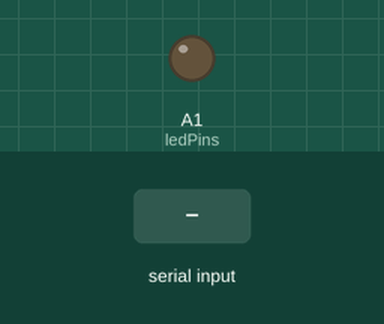
This sketch was run on a simulated Arduino Uno, built with avr-gcc and run on an emulated ATmega328P. Parts: output pins drawn as LEDs (lit = HIGH). The test bench sets the inputs (shaded band).

Above: at 1.2 s.
1.3 s: "15\n" received over Serial
At 2.5 s:
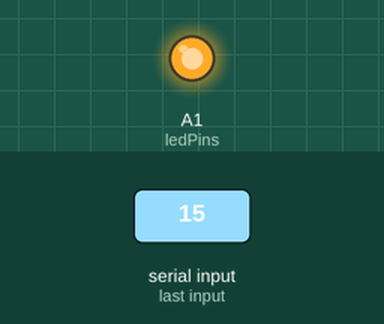
2.8 s: "10\n" received over Serial
At 3.7 s:
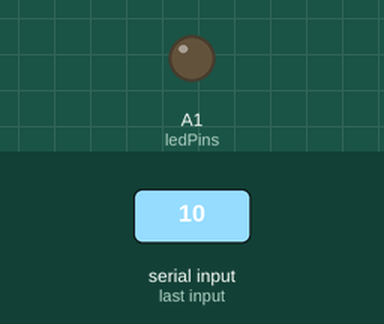
4.3 s: "25\n" received over Serial
At 4.9 s:
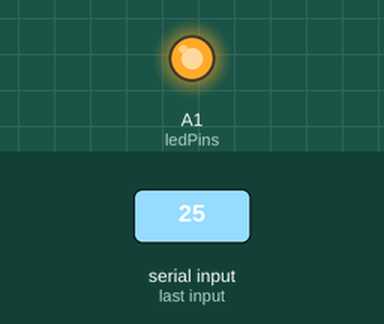
Timing chart, 0 to 7.3 s (numbered marks = the images above; inputs shaded):
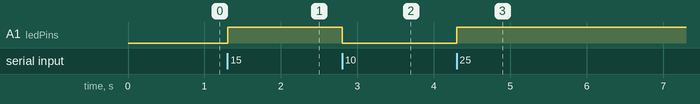

Measured:
- after the input at 1.3 s, A1 (ledPins): LOW → HIGH at once
- after the input at 2.8 s, A1 (ledPins): HIGH → LOW at once
- after the input at 4.3 s, A1 (ledPins): LOW → HIGH at once

The sketch:

Arduino_code.ino
```cpp
#include <Wire.h> // Library kabel sedikit

String data_serial_receive;
int time_delay = 2;
int ledPins = A1;


void setup() {
  // put your setup code here, to run once:
  Serial.begin(9600);
  // pinMode(LED_BUILTIN, OUTPUT);
  for(int i = 0; i < A1; i++){
     pinMode(ledPins = A1,OUTPUT);  //this is a loop and will repeat eight times
  }

}

void loop() {
  // put your main code here, to run repeatedly:

   if (Serial.available() > 0) {
    data_serial_receive = Serial.readStringUntil('\n');

    if (data_serial_receive == "15"){ // Kode yang diterima dari serial python, tangan kanan dan 1 jari yang terdeteksi

      digitalWrite(ledPins = A1, HIGH); // LED nyala

      //delay(time_delay);// wait for a second
    }


      // delay(time_delay);// wait for a second
    }
    else if (data_serial_receive == "25"){ // disamakan dengan '11' jadi 1 LED saja yang menyala

      digitalWrite(ledPins = A1, HIGH); // LED nyala


      //delay(time_delay);// wait for a second
    }


    else if (data_serial_receive == "10" or data_serial_receive == "20"){


      for (int i=0; i<5; i++){
        digitalWrite(ledPins = A1, LOW); // Jika tangan mengepal maka semua LED mati
      }

      // delay(time_delay);// wait for a second
    }
  }
```
